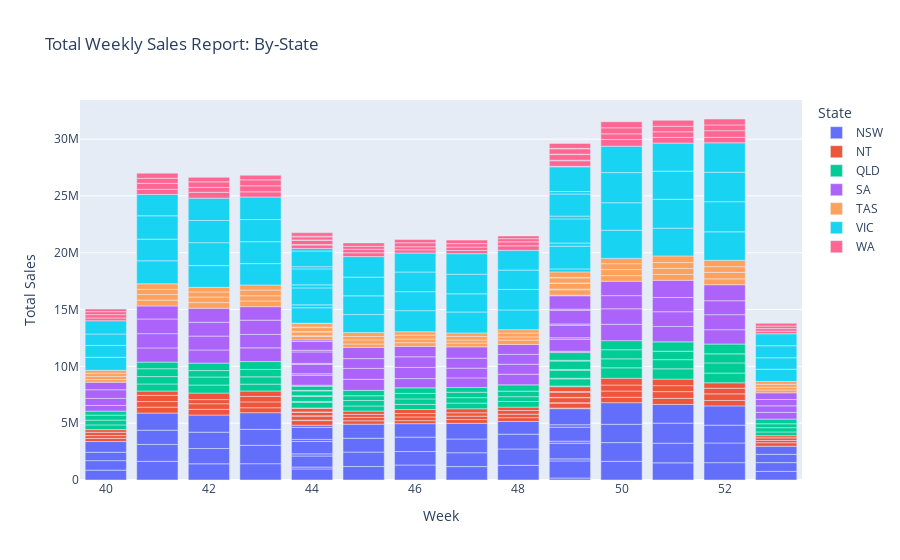
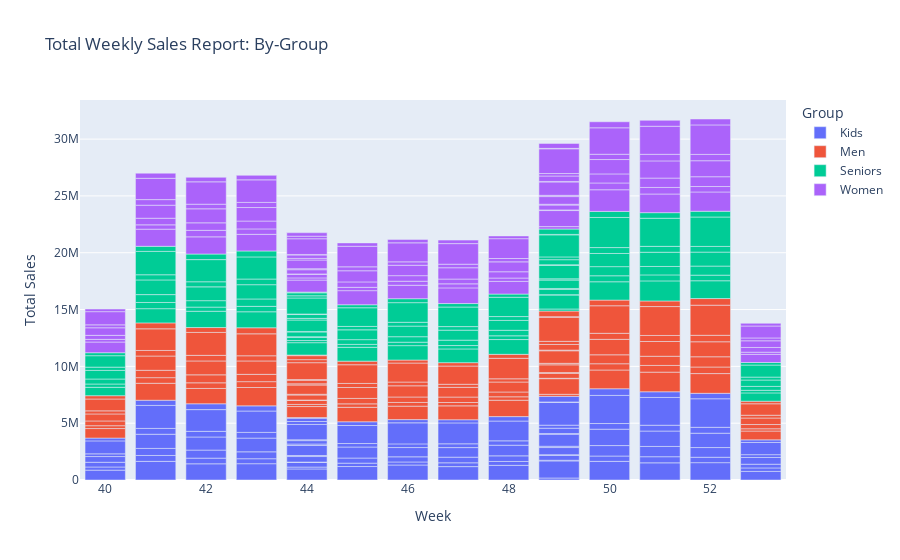

These figures' notebook cell, in order:
### Markdown cell above
## Appendix 
1. Weekly Report of Sales by State and Group
2. Monthly Report of Sales by State and Group

### Code cell
color_list=['State','Group']

for c in color_list:

    fig_weekly=px.bar(vis_freq_df, x='Week',y=['Sales'],color=c, title="Total Weekly Sales Report: By-"+c)

    fig_weekly.update_layout(xaxis_title="Week",yaxis_title="Total Sales")

    fig_weekly.show()
# vis_freq_df
